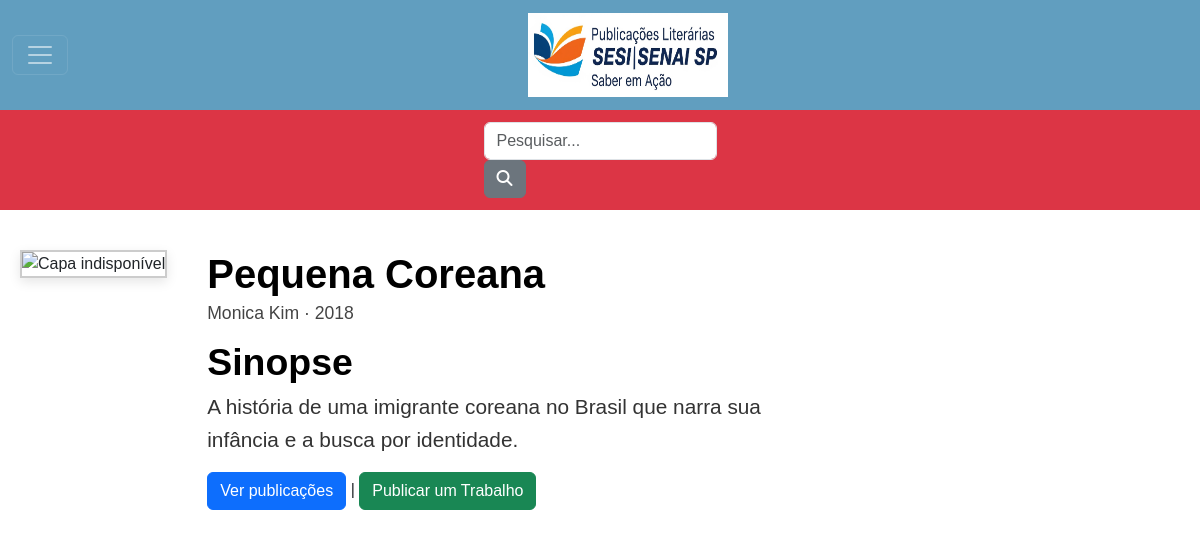
/livros/32, run on the app's committed database.
### saberacao/models.py (models this page shows, shortened)
class Livro(models.Model):
    id = models.AutoField(primary_key=True)
    titulo = models.CharField(max_length=150, null=False, blank=False)
    imagem = models.ImageField(upload_to='livros/', null=True, blank=True)
    sinopse = models.CharField(max_length=2000, null=True, blank=True)
    ano_lancamento = models.IntegerField(null=True, blank=True)
    generos = models.CharField(max_length=100, null=True, blank=True)
    autor = models.CharField(max_length=150, null=True, blank=True)
    class Meta:
        verbose_name = "Livro"
        verbose_name_plural = "Livros"

### saberacao/views.py (the view)
# urls.py: path("livros/<int:id>", views.livros_detalhes, name="livros_detalhes"),
def livros_detalhes(request, id: int) -> HttpResponse:
    livro = get_object_or_404(Livro, pk=id)
    context = {
        'livro': livro,
    }
    return render(request, 'livros/detalhes.html', context)

### templates/livros/detalhes.html
{% extends 'layout.html' %}
{% load static %}
{% block content %}
<div class="container">
  <div class="main">
    <div class="image-placeholder">
    {% if livro.imagem %}
    <img src="{{ livro.imagem.url }}" alt="{{ livro.titulo }}">
    {% else %}
    <img src="{% static 'images/placeholder_livro.png' %}" alt="Capa indisponível">
    {% endif %}
    </div>
    <div>
      <h1>{{livro.titulo}}</h1>
      <p class="detalhes">{{livro.autor}} · {{livro.ano_lancamento}}</p>
      <p class="sinopse">{{livro.sinopse}}</p>
      <a href="{% url 'saberacao:atividades'%}?livro={{ livro.id }}" class="btn btn-primary">Ver publicações</a> |
      <a href="" class="btn btn-success">Publicar um Trabalho</a>
    </div>
  </div>
</div>
{% endblock %}

### static/css/main.css (style rules this page uses)
body { font-family: 'Arial', sans-serif; background-color: white; margin: 0; padding: 0; }
.container { max-width: 1200px; margin: 40px auto; padding: 0 20px; }
.main { display: flex; flex-direction: row; gap: 40px; align-items: flex-start; }
.image-placeholder { flex-shrink: 0; }
.image-placeholder img { max-width: 280px; height: auto; border: 2px solid #ccc; box-shadow: 0 4px 12px rgba(0, 0, 0, 0.1); }
.main h1 { font-size: 2.5em; font-weight: bold; margin-bottom: 0.3em; color: #000; }
.detalhes { font-size: 1.1em; color: #444; margin-top: -10px; margin-bottom: 20px; }
.sinopse { font-size: 1.3em; line-height: 1.6em; color: #333; max-width: 600px; position: relative; }
.sinopse::before { content: "Sinopse"; display: block; font-weight: bold; font-size: 1.8em; margin-bottom: 10px; color: #000; }

### data on the page
Livro: titulo "Pequena Coreana", autor "Monica Kim", ano_lancamento "2018", sinopse "A história de uma imigrante coreana no Brasil que narra sua infância e a busca por identidade."
